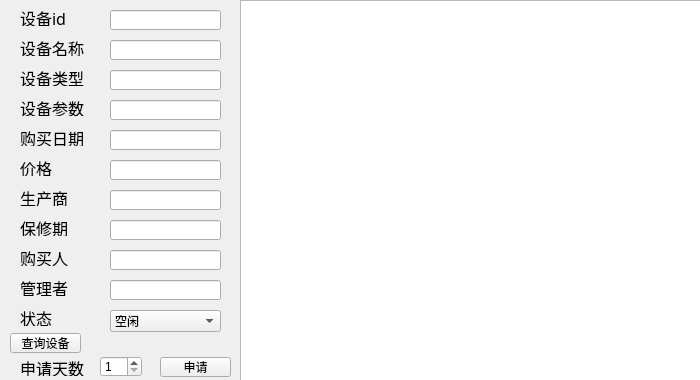
<?xml version="1.0" encoding="UTF-8"?>
<ui version="4.0">
 <class>Form</class>
 <widget class="QWidget" name="Form">
  <property name="geometry">
   <rect>
    <x>0</x>
    <y>0</y>
    <width>700</width>
    <height>380</height>
   </rect>
  </property>
  <property name="minimumSize">
   <size>
    <width>700</width>
    <height>380</height>
   </size>
  </property>
  <property name="maximumSize">
   <size>
    <width>700</width>
    <height>380</height>
   </size>
  </property>
  <property name="windowTitle">
   <string>Form</string>
  </property>
  <widget class="QLabel" name="label">
   <property name="geometry">
    <rect>
     <x>20</x>
     <y>10</y>
     <width>81</width>
     <height>16</height>
    </rect>
   </property>
   <property name="font">
    <font>
     <family>Adobe 楷体 Std R</family>
     <pointsize>12</pointsize>
    </font>
   </property>
   <property name="text">
    <string>设备id</string>
   </property>
   <property name="alignment">
    <set>Qt::AlignLeading|Qt::AlignLeft|Qt::AlignVCenter</set>
   </property>
  </widget>
  <widget class="QLabel" name="label_2">
   <property name="geometry">
    <rect>
     <x>20</x>
     <y>40</y>
     <width>81</width>
     <height>16</height>
    </rect>
   </property>
   <property name="font">
    <font>
     <family>Adobe 楷体 Std R</family>
     <pointsize>12</pointsize>
    </font>
   </property>
   <property name="text">
    <string>设备名称</string>
   </property>
   <property name="alignment">
    <set>Qt::AlignLeading|Qt::AlignLeft|Qt::AlignVCenter</set>
   </property>
  </widget>
  <widget class="QLabel" name="label_3">
   <property name="geometry">
    <rect>
     <x>20</x>
     <y>70</y>
     <width>81</width>
     <height>16</height>
    </rect>
   </property>
   <property name="font">
    <font>
     <family>Adobe 楷体 Std R</family>
     <pointsize>12</pointsize>
    </font>
   </property>
   <property name="text">
    <string>设备类型</string>
   </property>
   <property name="alignment">
    <set>Qt::AlignLeading|Qt::AlignLeft|Qt::AlignVCenter</set>
   </property>
  </widget>
  <widget class="QLabel" name="label_4">
   <property name="geometry">
    <rect>
     <x>20</x>
     <y>100</y>
     <width>81</width>
     <height>16</height>
    </rect>
   </property>
   <property name="font">
    <font>
     <family>Adobe 楷体 Std R</family>
     <pointsize>12</pointsize>
    </font>
   </property>
   <property name="text">
    <string>设备参数</string>
   </property>
   <property name="alignment">
    <set>Qt::AlignLeading|Qt::AlignLeft|Qt::AlignVCenter</set>
   </property>
  </widget>
  <widget class="QLabel" name="label_5">
   <property name="geometry">
    <rect>
     <x>20</x>
     <y>130</y>
     <width>81</width>
     <height>16</height>
    </rect>
   </property>
   <property name="font">
    <font>
     <family>Adobe 楷体 Std R</family>
     <pointsize>12</pointsize>
    </font>
   </property>
   <property name="text">
    <string>购买日期</string>
   </property>
   <property name="alignment">
    <set>Qt::AlignLeading|Qt::AlignLeft|Qt::AlignVCenter</set>
   </property>
  </widget>
  <widget class="QLabel" name="label_6">
   <property name="geometry">
    <rect>
     <x>20</x>
     <y>160</y>
     <width>81</width>
     <height>16</height>
    </rect>
   </property>
   <property name="font">
    <font>
     <family>Adobe 楷体 Std R</family>
     <pointsize>12</pointsize>
    </font>
   </property>
   <property name="text">
    <string>价格</string>
   </property>
   <property name="alignment">
    <set>Qt::AlignLeading|Qt::AlignLeft|Qt::AlignVCenter</set>
   </property>
  </widget>
  <widget class="QLabel" name="label_7">
   <property name="geometry">
    <rect>
     <x>20</x>
     <y>190</y>
     <width>81</width>
     <height>16</height>
    </rect>
   </property>
   <property name="font">
    <font>
     <family>Adobe 楷体 Std R</family>
     <pointsize>12</pointsize>
    </font>
   </property>
   <property name="text">
    <string>生产商</string>
   </property>
   <property name="alignment">
    <set>Qt::AlignLeading|Qt::AlignLeft|Qt::AlignVCenter</set>
   </property>
  </widget>
  <widget class="QLabel" name="label_8">
   <property name="geometry">
    <rect>
     <x>20</x>
     <y>220</y>
     <width>81</width>
     <height>16</height>
    </rect>
   </property>
   <property name="font">
    <font>
     <family>Adobe 楷体 Std R</family>
     <pointsize>12</pointsize>
    </font>
   </property>
   <property name="text">
    <string>保修期</string>
   </property>
   <property name="alignment">
    <set>Qt::AlignLeading|Qt::AlignLeft|Qt::AlignVCenter</set>
   </property>
  </widget>
  <widget class="QLabel" name="label_9">
   <property name="geometry">
    <rect>
     <x>20</x>
     <y>250</y>
     <width>81</width>
     <height>16</height>
    </rect>
   </property>
   <property name="font">
    <font>
     <family>Adobe 楷体 Std R</family>
     <pointsize>12</pointsize>
    </font>
   </property>
   <property name="text">
    <string>购买人</string>
   </property>
   <property name="alignment">
    <set>Qt::AlignLeading|Qt::AlignLeft|Qt::AlignVCenter</set>
   </property>
  </widget>
  <widget class="QLabel" name="label_10">
   <property name="geometry">
    <rect>
     <x>20</x>
     <y>310</y>
     <width>81</width>
     <height>16</height>
    </rect>
   </property>
   <property name="font">
    <font>
     <family>Adobe 楷体 Std R</family>
     <pointsize>12</pointsize>
    </font>
   </property>
   <property name="text">
    <string>状态</string>
   </property>
   <property name="alignment">
    <set>Qt::AlignLeading|Qt::AlignLeft|Qt::AlignVCenter</set>
   </property>
  </widget>
  <widget class="QLineEdit" name="lineEdit">
   <property name="geometry">
    <rect>
     <x>110</x>
     <y>10</y>
     <width>111</width>
     <height>20</height>
    </rect>
   </property>
  </widget>
  <widget class="QLineEdit" name="lineEdit_2">
   <property name="geometry">
    <rect>
     <x>110</x>
     <y>40</y>
     <width>111</width>
     <height>20</height>
    </rect>
   </property>
  </widget>
  <widget class="QLineEdit" name="lineEdit_3">
   <property name="geometry">
    <rect>
     <x>110</x>
     <y>70</y>
     <width>111</width>
     <height>20</height>
    </rect>
   </property>
  </widget>
  <widget class="QLineEdit" name="lineEdit_4">
   <property name="geometry">
    <rect>
     <x>110</x>
     <y>100</y>
     <width>111</width>
     <height>20</height>
    </rect>
   </property>
  </widget>
  <widget class="QLineEdit" name="lineEdit_5">
   <property name="geometry">
    <rect>
     <x>110</x>
     <y>130</y>
     <width>111</width>
     <height>20</height>
    </rect>
   </property>
  </widget>
  <widget class="QLineEdit" name="lineEdit_6">
   <property name="geometry">
    <rect>
     <x>110</x>
     <y>160</y>
     <width>111</width>
     <height>20</height>
    </rect>
   </property>
  </widget>
  <widget class="QLineEdit" name="lineEdit_7">
   <property name="geometry">
    <rect>
     <x>110</x>
     <y>190</y>
     <width>111</width>
     <height>20</height>
    </rect>
   </property>
  </widget>
  <widget class="QLineEdit" name="lineEdit_8">
   <property name="geometry">
    <rect>
     <x>110</x>
     <y>220</y>
     <width>111</width>
     <height>20</height>
    </rect>
   </property>
  </widget>
  <widget class="QLineEdit" name="lineEdit_9">
   <property name="geometry">
    <rect>
     <x>110</x>
     <y>250</y>
     <width>111</width>
     <height>20</height>
    </rect>
   </property>
  </widget>
  <widget class="QPushButton" name="pushButton">
   <property name="geometry">
    <rect>
     <x>10</x>
     <y>333</y>
     <width>71</width>
     <height>20</height>
    </rect>
   </property>
   <property name="font">
    <font>
     <family>Adobe 仿宋 Std R</family>
    </font>
   </property>
   <property name="text">
    <string>查询设备</string>
   </property>
  </widget>
  <widget class="QComboBox" name="comboBox">
   <property name="geometry">
    <rect>
     <x>110</x>
     <y>310</y>
     <width>111</width>
     <height>22</height>
    </rect>
   </property>
   <item>
    <property name="text">
     <string>空闲</string>
    </property>
   </item>
   <item>
    <property name="text">
     <string>使用中</string>
    </property>
   </item>
   <item>
    <property name="text">
     <string>维修中</string>
    </property>
   </item>
   <item>
    <property name="text">
     <string>报废</string>
    </property>
   </item>
  </widget>
  <widget class="QTableView" name="tableView">
   <property name="geometry">
    <rect>
     <x>240</x>
     <y>0</y>
     <width>461</width>
     <height>381</height>
    </rect>
   </property>
  </widget>
  <widget class="QSpinBox" name="spinBox">
   <property name="geometry">
    <rect>
     <x>100</x>
     <y>356</y>
     <width>42</width>
     <height>21</height>
    </rect>
   </property>
   <property name="minimum">
    <number>1</number>
   </property>
  </widget>
  <widget class="QLabel" name="label_11">
   <property name="geometry">
    <rect>
     <x>20</x>
     <y>360</y>
     <width>81</width>
     <height>16</height>
    </rect>
   </property>
   <property name="font">
    <font>
     <family>Adobe 楷体 Std R</family>
     <pointsize>12</pointsize>
    </font>
   </property>
   <property name="text">
    <string>申请天数</string>
   </property>
   <property name="alignment">
    <set>Qt::AlignLeading|Qt::AlignLeft|Qt::AlignVCenter</set>
   </property>
  </widget>
  <widget class="QPushButton" name="pushButton_2">
   <property name="geometry">
    <rect>
     <x>160</x>
     <y>357</y>
     <width>71</width>
     <height>20</height>
    </rect>
   </property>
   <property name="font">
    <font>
     <family>Adobe 仿宋 Std R</family>
    </font>
   </property>
   <property name="text">
    <string>申请</string>
   </property>
  </widget>
  <widget class="QLineEdit" name="lineEdit_10">
   <property name="geometry">
    <rect>
     <x>110</x>
     <y>280</y>
     <width>111</width>
     <height>20</height>
    </rect>
   </property>
  </widget>
  <widget class="QLabel" name="label_12">
   <property name="geometry">
    <rect>
     <x>20</x>
     <y>280</y>
     <width>81</width>
     <height>16</height>
    </rect>
   </property>
   <property name="font">
    <font>
     <family>Adobe 楷体 Std R</family>
     <pointsize>12</pointsize>
    </font>
   </property>
   <property name="text">
    <string>管理者</string>
   </property>
   <property name="alignment">
    <set>Qt::AlignLeading|Qt::AlignLeft|Qt::AlignVCenter</set>
   </property>
  </widget>
 </widget>
 <resources/>
 <connections/>
</ui>
